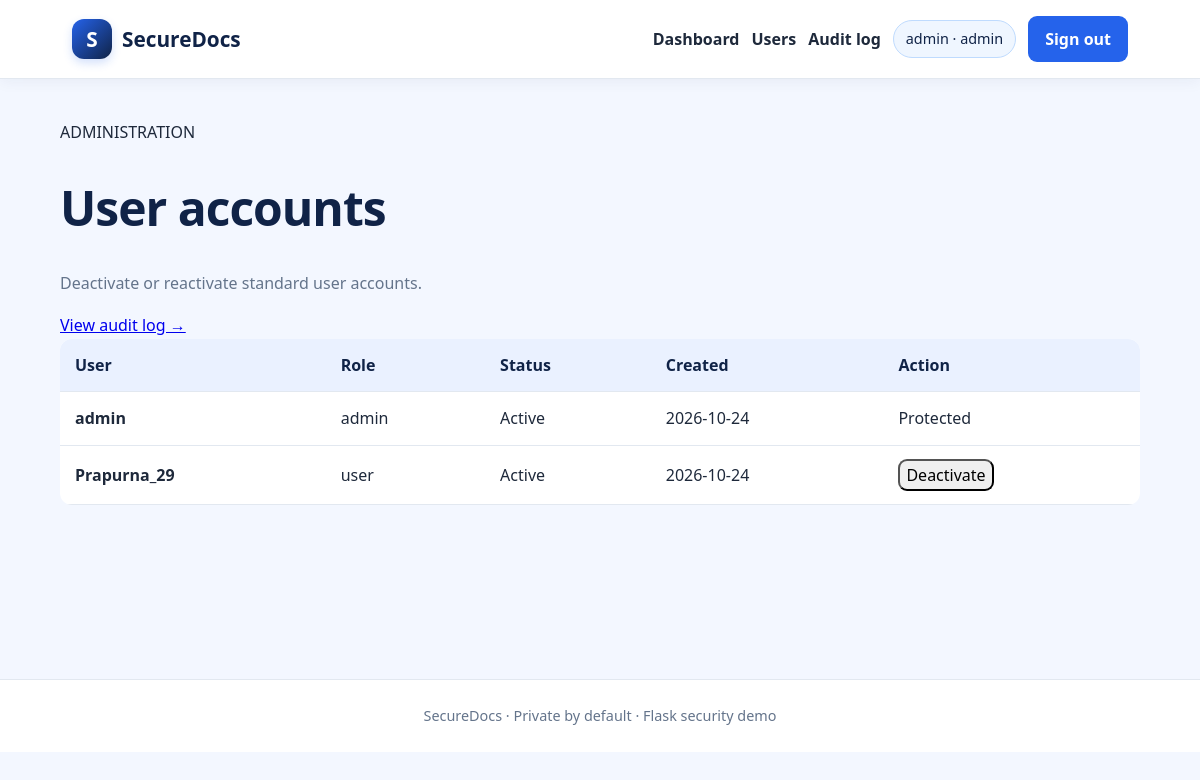
Page /admin/users (signed in) on the committed database.
### tables this page shows
CREATE TABLE users (
            id INTEGER PRIMARY KEY AUTOINCREMENT,
            username TEXT NOT NULL UNIQUE,
            password_hash TEXT NOT NULL,
            role TEXT NOT NULL CHECK(role IN ('admin','user')),
            active INTEGER NOT NULL DEFAULT 1,
            created_at TEXT NOT NULL
        );

### app.py (the view, shortened to what this page needs)
@app.route("/admin/users", methods=["GET", "POST"])
@admin_required
def admin_users():
    actor = current_user()
    with db() as conn:
        users = conn.execute("SELECT id,username,role,active,created_at FROM users ORDER BY id").fetchall()
    return render_template("admin_users.html", users=users)

### app.py (called while the page is built)
def db():
    conn = sqlite3.connect(DB_PATH)
    conn.row_factory = sqlite3.Row
    conn.execute("PRAGMA foreign_keys = ON")
    return conn

def current_user():
    uid = session.get("user_id")
    if not uid:
        return None
    with db() as conn:
        user = conn.execute("SELECT id,username,role,active FROM users WHERE id=?", (uid,)).fetchone()
    if not user or not user["active"]:
        session.clear()
        return None
    return user

def admin_required(fn):
    @wraps(fn)
    def wrapped(*args, **kwargs):
        user = current_user()
        if user is None:
            return redirect(url_for("login", next=request.path))
        if user["role"] != "admin":
            with db() as conn:
                audit(conn, user["id"], "admin_route_denied", outcome="denied", details=request.path)
            abort(403)
        return fn(*args, **kwargs)
    return wrapped

@app.after_request
def security_headers(response):
    response.headers["X-Content-Type-Options"] = "nosniff"
    response.headers["X-Frame-Options"] = "DENY"
    response.headers["Referrer-Policy"] = "strict-origin-when-cross-origin"
    response.headers["Cache-Control"] = "no-store"
    response.headers["Content-Security-Policy"] = "default-src 'self'; style-src 'self'; form-action 'self'; frame-ancestors 'none'; base-uri 'self'"
    return response

@app.before_request
def csrf_protection():
    if request.method in {"POST", "PUT", "PATCH", "DELETE"} and request.endpoint not in {"login", "register"}:
        if current_user() is not None:
            supplied = request.form.get("csrf_token", "")
            expected = session.get("csrf_token", "")
            if not supplied or not expected or not secrets.compare_digest(supplied, expected):
                abort(400, description="Invalid or missing CSRF token.")

@app.context_processor
def inject_user():
    return {"signed_in_user": current_user(), "csrf_token": session.get("csrf_token", "")}

### templates/admin_users.html (shortened to what this page needs)
{% extends "base.html" %}
{% block content %}
<div class="page-heading"><div><div class="eyebrow">ADMINISTRATION</div><h1>User accounts</h1><p class="muted">Deactivate or reactivate standard user accounts.</p></div><a class="button secondary" href="{{ url_for('audit_logs') }}">View audit log →</a></div>
<section class="panel"><div class="table-wrap"><table><thead><tr><th>User</th><th>Role</th><th>Status</th><th>Created</th><th>Action</th></tr></thead><tbody>{% for u in users %}<tr><td><strong>{{ u.username }}</strong></td><td><span class="role-chip">{{ u.role }}</span></td><td><span class="{{ 'status-active' if u.active else 'status-inactive' }}">{{ 'Active' if u.active else 'Inactive' }}</span></td><td>{{ u.created_at[:10] }}</td><td>{% if u.role != 'admin' %}<form method="post" class="inline"><input type="hidden" name="csrf_token" value="{{ csrf_token }}"><input type="hidden" name="user_id" value="{{ u.id }}">{% if u.active %}<button class="danger-link" name="action" value="deactivate">Deactivate</button>{% else %}<button class="text-action" name="action" value="activate">Activate</button>{% endif %}</form>{% else %}<span class="muted">Protected</span>{% endif %}</td></tr>{% endfor %}</tbody></table></div></section>
{% endblock %}

### templates/base.html (shortened to what this page needs)
<!doctype html>
<html lang="en">
<head>
  <link rel="stylesheet" href="{{ url_for('static', filename='css/style.css') }}">
</head>
<body>
<header class="topbar">
  <a class="brand" href="{{ url_for('index') }}"><span class="brand-mark">S</span> SecureDocs</a>
  <nav>
  {% if signed_in_user %}
    <a href="{{ url_for('dashboard') }}">Dashboard</a>
    {% if signed_in_user.role == 'admin' %}
      <a href="{{ url_for('admin_users') }}">Users</a>
      <a href="{{ url_for('audit_logs') }}">Audit log</a>
    {% endif %}
    <span class="user-pill">{{ signed_in_user.username }} · {{ signed_in_user.role }}</span>
    <form class="inline" method="post" action="{{ url_for('logout') }}">
      <button class="nav-button" type="submit">Sign out</button>
    </form>
  {% else %}
    <a href="{{ url_for('login') }}">Sign in</a>
    <a class="nav-cta" href="{{ url_for('register') }}">Create account</a>
  {% endif %}
  </nav>
</header>
<main class="container">
  {% block content %}{% endblock %}
</main>
<footer class="footer">SecureDocs · Private by default · Flask security demo</footer>
</body>
</html>

### static/css/style.css (style rules this page uses)
:root { --navy: #102347; --blue: #2563eb; --blue-dark: #1d4ed8; --light: #f3f7ff; --white: #ffffff; --text: #1e293b; --muted: #64748b; --border: #e2e8f0; --green: #15803d; --red: #b91c1c; }
* { box-sizing: border-box; }
body { margin: 0; min-height: 100vh; font-family: "Segoe UI", Arial, sans-serif; color: var(--text); background: var(--light); line-height: 1.65; }
.topbar { display: flex; justify-content: space-between; align-items: center; gap: 20px; flex-wrap: wrap; padding: 16px 6%; background: var(--white); border-bottom: 1px solid var(--border); box-shadow: 0 3px 14px rgba(16, 35, 71, 0.05); }
.brand { display: inline-flex; align-items: center; gap: 10px; color: var(--navy); text-decoration: none; font-size: 1.3rem; font-weight: 800; }
.brand-mark { display: inline-grid; place-items: center; width: 40px; height: 40px; border-radius: 12px; background: linear-gradient(135deg, var(--blue), var(--navy)); color: white; box-shadow: 0 4px 10px rgba(37, 99, 235, 0.2); }
.topbar nav { display: flex; align-items: center; justify-content: center; flex-wrap: wrap; gap: 12px; }
.topbar nav a { color: var(--text); text-decoration: none; font-weight: 600; }
.topbar nav .nav-cta, .nav-button { display: inline-block; padding: 10px 17px; border: 0; border-radius: 9px; background: var(--blue); color: white; font: inherit; font-weight: 700; text-decoration: none; cursor: pointer; }
.user-pill { padding: 6px 12px; border: 1px solid #bfdbfe; border-radius: 999px; background: #eff6ff; color: var(--navy); font-size: 0.9rem; }
.inline { display: inline; margin: 0; }
.container { width: min(1100px, 90%); min-height: 65vh; margin: 40px auto; }
h1, h2, h3 { color: var(--navy); line-height: 1.25; }
h1 { font-size: clamp(2rem, 4vw, 3.3rem); letter-spacing: -1px; }
p { color: var(--muted); }
a { transition: color 0.2s ease, background 0.2s ease; }
button, input, select, textarea { font: inherit; }
button, input[type="submit"] { border-radius: 9px; cursor: pointer; }
table { width: 100%; border-collapse: collapse; background: white; border-radius: 12px; overflow: hidden; }
th, td { padding: 13px 15px; border-bottom: 1px solid var(--border); text-align: left; }
th { background: #eaf1ff; color: var(--navy); }
.footer { padding: 24px 16px; border-top: 1px solid var(--border); background: white; color: var(--muted); text-align: center; font-size: 0.9rem; }

### rows in the picture
users: username "admin", role "admin", active "Active", created_at "2026-10-24", shows "Protected"
users: username "Prapurna_29", role "user", active "Active", created_at "2026-10-24", shows "Deactivate"
